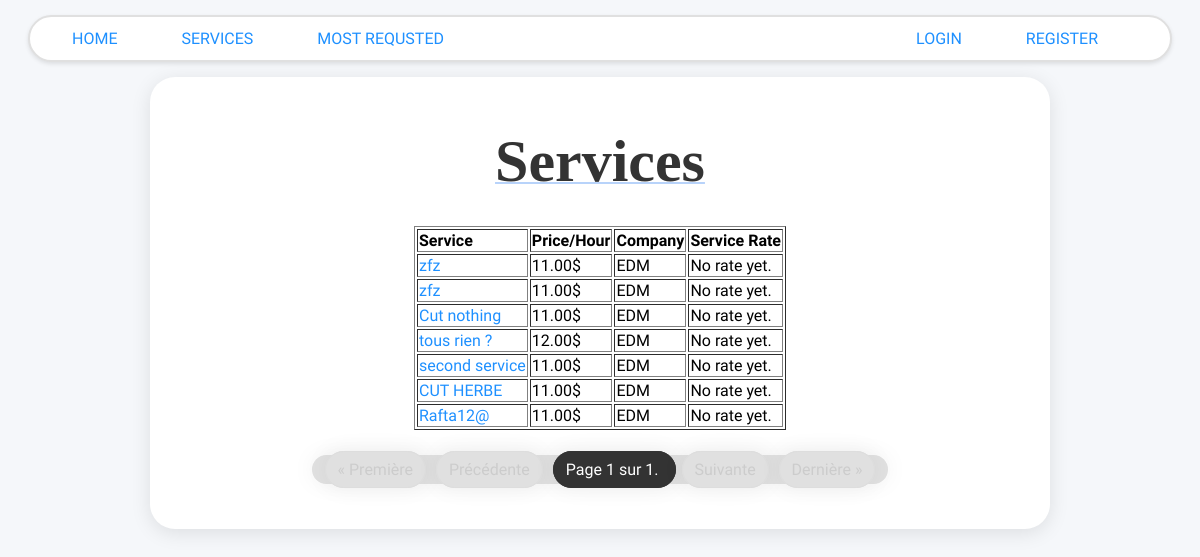
The page /services/ on the database as committed earlier.
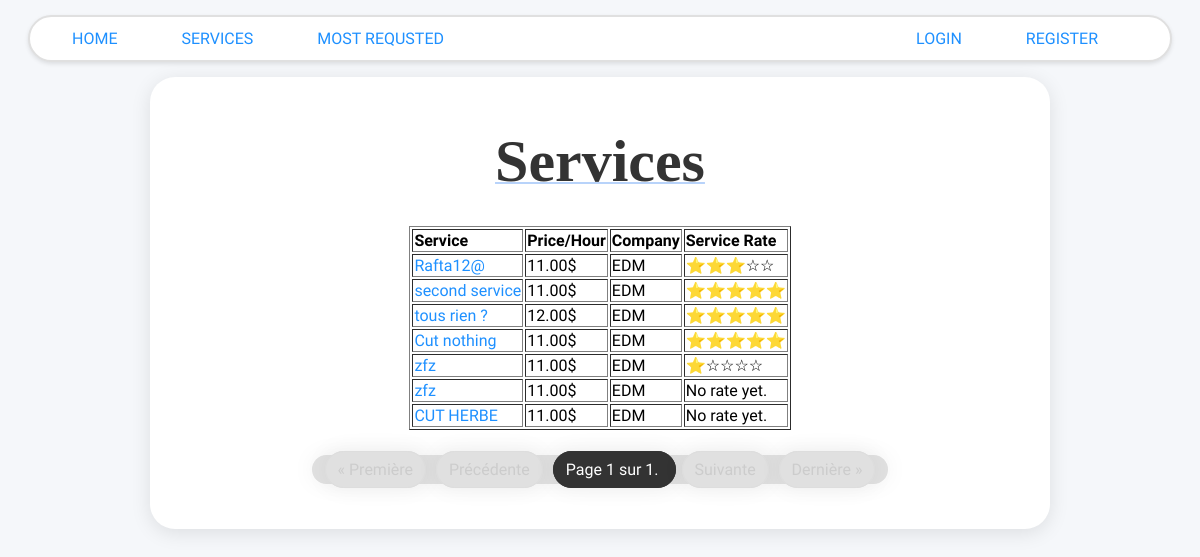
The same page on the database as committed later.
### services/models.py (models this page shows)
class Service(models.Model):
    company = models.ForeignKey(Company, on_delete=models.CASCADE)
    name = models.CharField(max_length=40)
    description = models.TextField()
    price_hour = models.DecimalField(decimal_places=2, max_digits=100)
    rating = models.IntegerField(validators=[MinValueValidator(
        0), MaxValueValidator(5)], default=0)
    nb_client_rating = models.IntegerField(default=0, null=False)
    nb_total_rating= models.IntegerField(default=0, null=False)
    choices = FIELD_CHOICE
    field = models.CharField(max_length=30, blank=False,
                             null=False, choices=choices)
    date = models.DateTimeField(auto_now=True, null=False)
    nb_request=models.IntegerField(default=0, null=False)
    def __str__(self):
        return self.name

### users/models.py (models this page shows, shortened)
class Company(models.Model):
    user = models.OneToOneField(
    User, on_delete=models.CASCADE, primary_key=True)
    field = models.CharField(max_length=70, choices=(('Air Conditioner', 'Air Conditioner'),
                                                     ('All in One', 'All in One'),
                                                     ('Carpentry', 'Carpentry'),
                                                     ('Electricity',
                                                      'Electricity'),
                                                     ('Gardening', 'Gardening'),
                                                     ('Home Machines',
                                                      'Home Machines'),
                                                     ('House Keeping',
                                                      'House Keeping'),
                                                     ('Interior Design',
                                                      'Interior Design'),
                                                     ('Locks', 'Locks'),
                                                     ('Painting', 'Painting'),
                                                     ('Plumbing', 'Plumbing'),
                                                     ('Water Heaters', 'Water Heaters')), blank=False, null=False)
    rating = models.IntegerField(
        validators=[MaxValueValidator(5), MinValueValidator(0)], default=0)

class User(AbstractUser):
    is_company = models.BooleanField(default=False)
    is_customer = models.BooleanField(default=False)
    birth=models.DateField(null=True, default='2000-01-01')
    email = models.CharField(max_length=100, unique=True)

### services/views.py (the view)
# urls.py: path('', v.service_list, name='services_list'),
def service_list(request):
    service_list = Service.objects.all().order_by("-date")  # Récupère tous les services, triés par date décroissante
    paginator = Paginator(service_list, 7)  # Affiche 5 services par page
    page_number = request.GET.get('page')  # Récupère le numéro de page depuis les paramètres de l'URL
    try:
        services = paginator.page(page_number)
    except PageNotAnInteger:
        services = paginator.page(1)
    except EmptyPage:
        services = paginator.page(paginator.num_pages)
    context = {
        'services': services  # 'services' est maintenant un objet Page contenant les services de la page courante
    }
    return render(request, 'services/list.html', context)

### services/templates/services/list.html (shortened to what this page needs)
{% extends 'main/base.html' %}
{% block content %}
    <p class="title">Services</p>
    <div class='services_list'>
        {% if services %}
            <table style="text-align: left;" align="center" border="1">
                <thead>
                    <tr>
                        <th>Service</th>
                        <th>Price/Hour</th>
                        <th>Company</th>
                        <th>Service Rate</th>
                    </tr>
                </thead>
                <tbody>
                    {% for service in services %}
                        <tr>
                            <td><a href="/services/{{ service.id }}">{{ service }}</a></td>
                            <td>{{ service.price_hour }}$</td>
                            <td>{{ service.company.user }}</td>
                            <td>
                                {% if service.rating == 1 %}
                                    ⭐☆☆☆☆
                                {% elif service.rating == 2 %}
                                    ⭐⭐☆☆☆
                                {% elif service.rating == 3 %}
                                    ⭐⭐⭐☆☆
                                {% elif service.rating == 4 %}
                                    ⭐⭐⭐⭐☆
                                {% elif service.rating == 5 %}
                                    ⭐⭐⭐⭐⭐
                                {% else %}
                                    No rate yet.
                                {% endif %}
                            </td>
                        </tr>
                    {% endfor %}
                </tbody>
            </table>
            <div class="pagination">
                <span class="page-links">
                    {% if services.has_previous %}
                        <a href="?page=1">&laquo; Première</a>
                        <a href="?page={{ services.previous_page_number }}">Précédente</a>
                    {% else %}
                        <span class="disabled">&laquo; Première</span>
                        <span class="disabled">Précédente</span>
                    {% endif %}
                    <span class="current">
                        Page {{ services.number }} sur {{ services.paginator.num_pages }}.
                    </span>
                    {% if services.has_next %}
                        <a href="?page={{ services.next_page_number }}">Suivante</a>
                        <a href="?page={{ services.paginator.num_pages }}">Dernière &raquo;</a>
                    {% else %}
                        <span class="disabled">Suivante</span>
                        <span class="disabled">Dernière &raquo;</span>
                    {% endif %}
                </span>
            </div>
        {% else %}
            <h2>Sorry No services available yet</h2>
        {% endif %}
    </div>
{% endblock %}

### main/templates/main/base.html (shortened to what this page needs)
{% load static %}
<!DOCTYPE html>
<html lang="en">
  <head>
    <link
      rel="stylesheet"
      type="text/css"
      href="{% static 'css/style.css' %}"
    />
  </head>
  <body>
    {% include 'main/navbar.html' %}
    <div class='content'>
      {% block content %}
      {% endblock %}
    </div>
  </body>
</html>

### main/templates/main/navbar.html (shortened to what this page needs)
<nav class="navbar">
    <ul>
        <li><a href="/">Home</a></li>
        <li>
            <a href="/services/">Services</a>
            <li><a href="/most-requested/">Most Requsted</a></li>
        </li>
        <div style="margin-left: auto; display: flex;">
        <ul>
            {% if request.user.is_authenticated%}
                {% if user.is_customer%}
                    <li><a href="/customer/{{ request.user.username }}">Profile</a></li>
                {% else %}
                    {% if user.is_company %}
                        <li><a href="/company/{{ request.user.username }}">Profile</a></li>
                    {% else %}
                        <li><a href="/customer/{{ request.user.username }}">Profile</a></li>
                    {% endif %}
                {% endif %}
            {%else%}
                <li><a href="/login/">LOGIN</a></li>
                <li><a href="/register/">REGISTER</a></li>
            {% endif%}
        </ul>
    </div>
    </ul>
</nav>

### static/css/style.css (style rules this page uses)
body { background: #f5f7fa; font-family: 'Lexend Exa', sans-serif; padding: 0; margin: 0; }
a { color: #1e90ff; text-decoration: none; }
.content { background-color: #ffffff; margin: 0 auto; width: 65%; padding: 20px 60px; box-shadow: 0px 4px 20px rgba(0, 0, 0, 0.1); border-radius: 25px; }
.content p { text-align: center; margin: 30px 0px; white-space: pre-line; color: #333333; }
.title { text-align: center; font-family: 'Times New Roman', Times, serif; font-size: 60px; font-weight: bold; text-decoration: underline 2px rgba(62, 136, 242, 0.37); color: #333333; }
.navbar { position: sticky; top: 15px; box-shadow: 0 2px 4px rgba(0, 0, 0, 0.1); border: 2px solid #e0e0e0; border-radius: 30px; animation: slide-in 1s ease-out; background-color: #ffffff; width: 95%; margin: 0 auto; margin-bottom: 30px; }
.navbar ul { position: relative; display: flex; flex: 1 1 auto; margin: 0; padding: 0 30px; list-style-type: none; }
.navbar ul li:not(:last-child) { margin-right: 40px; }
.navbar ul li { border: 2px solid transparent; border-radius: 5px; padding: 10px; transition: background 0.2s; }
.navbar ul li a { color: #1e90ff; text-decoration: none; text-transform: uppercase; transition: color 0.2s; }
.services_list { padding: 0; margin-bottom: 20px; }
span { background-color: #e0e0e0; border-radius: 30px; box-shadow: 0px 0px 23px 1px rgba(0, 0, 0, 0.05); padding: 5px 10px; margin: 5px 0px; color: #333333; }
.pagination { display: flex; justify-content: center; margin-top: 20px; }
.pagination .page-links a, .pagination .page-links span { margin: 0 3px; padding: 8px 12px; text-decoration: none; border: 1px solid #ddd; color: #333; }
.pagination .page-links .current { background-color: #333; color: #fff; border-color: #333; }
.pagination .page-links .disabled { color: #ccc; border-color: #ddd; }

Rows that differ between the two databases and show on the page:
changed Service "Rafta12@": rating "No rate yet." → "⭐⭐⭐☆☆"; moves up the list
changed Service "second service": rating "No rate yet." → "⭐⭐⭐⭐⭐"; moves up the list
changed Service "tous rien ?": rating "No rate yet." → "⭐⭐⭐⭐⭐"; moves up the list
changed Service "Cut nothing": rating "No rate yet." → "⭐⭐⭐⭐⭐"; moves down the list
changed Service (number 5 of 7 on the later page): rating "No rate yet." → "⭐☆☆☆☆"
